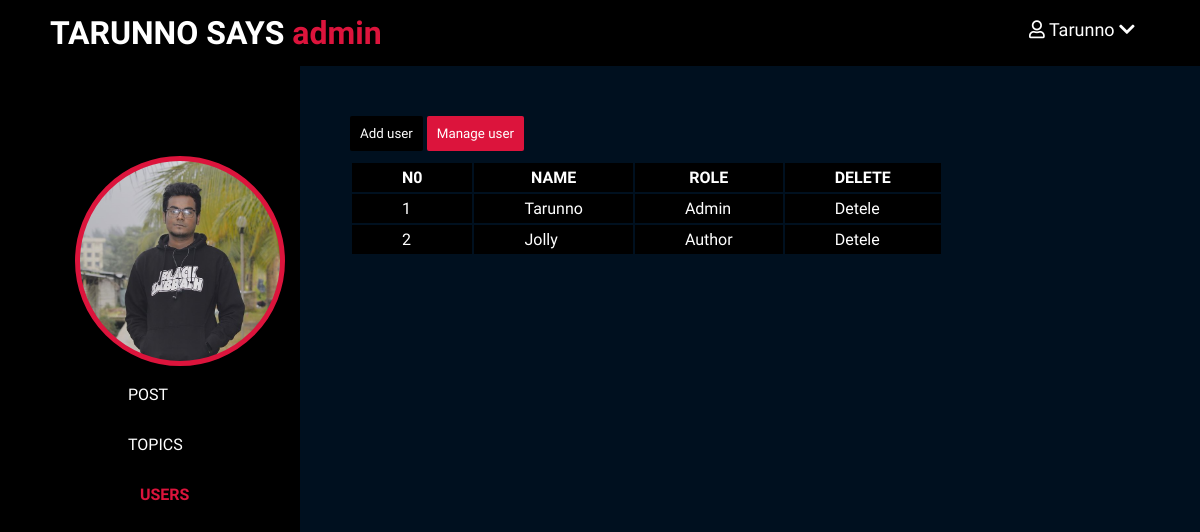
Screenshot of /admin/users/index.php (signed in) with the database file from the repository.
### tables this page shows
CREATE TABLE `users` (
  `id` int(11) NOT NULL,
  `admin` tinyint(4) NOT NULL,
  `username` varchar(256) NOT NULL,
  `email` varchar(256) NOT NULL,
  `password` varchar(256) NOT NULL,
  `users_create_time` timestamp NOT NULL DEFAULT current_timestamp(),
  `profile_img_status` varchar(256) NOT NULL
);

### includes/db.inc.php (called while the page is built, shortened)
<?php
	require 'connect.inc.php';
	function selectAll($table, $conditions = []){
		global $con;
		$sql = "SELECT * FROM $table";
		if(empty($conditions)){
			$stmt = mysqli_stmt_init($con);
			mysqli_stmt_prepare($stmt, $sql);
			mysqli_stmt_execute($stmt);
			$result = mysqli_stmt_get_result($stmt);
			return $result;
		}
	}

### includes/users.inc.php (called while the page is built, shortened)
<?php
	$users = selectAll('users');

### admin/users/index.php (the view, shortened to what this page needs)
<?php include '../../includes/users.inc.php' ?>
<!DOCTYPE html>
<html lang="en" dir="ltr">
    <head>
        <link rel="stylesheet" href="https://cdnjs.cloudflare.com/ajax/libs/font-awesome/5.7.2/css/all.min.css"  />
        <link rel="stylesheet" href="../../css/index.css">
        <link rel="stylesheet" href="../../css/admin_user.css">
    </head>
    <body>
        <header>
            <div class="logo">
				<h1 class="logo-text"> TARUNNO SAYS <span style="color: crimson;"> admin </span> </h1>
            </div>
            <ul class="nav">
                <li id="user2">
                    <a href="#">
                        <i class="far fa-user"></i>
                        <?php echo $_SESSION['username']; ?>
                        <i class='fa fa-chevron-down' id="right2"></i>
                    </a>
                </li>
            </ul>
        </header>
        <div class="admin-container">
            <div class="admin-options">
				<?php
					if($_SESSION['profile_img_status'] == 1){
						echo '<div class="admin-pic" style="
							background-image: url(../../uploads/profile'.$_SESSION['id'].'.jpg);
							background-size: cover;
							backgroud-position: center; ">
						</div>';
					}
					else{
						echo '<div class="admin-pic" style="
							background-image: url(../../uploads/Default.png);
							background-size: cover;
							beckgroud-position: center; ">
						</div>';
					}
				?>
                <ul>
                    <li> <a href="../post/index.php"> POST </a> </li>
                    <li> <a href="../topics/index.php"> TOPICS</a> </li>
                    <li> <a href="../users/index.php" style="position: relative;
				    left: 40%; font-weight: bold; color: crimson;"> USERS </a> </li>
                </ul>
            </div>
            <div class="admin-edit">
                <div class="admin-edit-create">
                    <button type="button" name="button" class="add-post"> <a href="create.php"> Add user</a></button>
                    <button type="button" name="button" class="Manage-post" style="background: crimson;"> <a href="index.php">Manage user</a> </button>
                    <table>
                        <thead>
                            <th>N0</th>
                            <th>NAME</th>
                            <th>ROLE</th>
                            <th>DELETE</th>
                        </thead>
                        <tbody>
                            <?php
                                $i = 1;
                                while($row = mysqli_fetch_assoc($users)){
                                    echo '<tr><td>'.$i.'</td>
                                    <td>'.$row['username'].'</td>';
                                    if($row['admin'] == 1){
                                        echo '<td> Admin </td>';
                                    } else {
                                        echo '<td> Author </td>';
                                    }
                                    echo '<td> <a href="index.php?del_id='.$row['id'].'" class="detele">Detele</a> </td>';
                                    $i++;
                                }
                            ?>
                        </tbody>
                    </table>
                </div>
            </div>
        </div>
    </body>
</html>

### css/index.css (style rules this page uses)
* { padding: 0; margin: 0; }
.logo-text { margin-left: 20px; }
body { height: 100%; overflow-x: hidden; background-color: black; }
header { background-color: transparent; height: 66px; }
header * { font-family: 'Saira Condensed', sans-serif; color: #fff; }
header .logo { line-height: 66px; float: left; }
header ul { display: block; float: right; list-style: none; margin-right: 10px; }
header ul li { float: left; position: relative; }
header ul li a { display: block; text-decoration: none; padding: 19px; font-size: 18px; }
#user2 { width: 180px; }
#right2 { transition: .5s; }

### css/admin_user.css (style rules this page uses)
body { height: 100%; width: 100%; }
.logo { margin-left: 30px; }
header * { background-color: black; color: #fff; }
header { background-color: black; color: #fff; }
header ul li a { background-color: black; }
.admin-pic { border: 5px solid crimson; display: inline-block; width: 200px; height: 200px; margin-left: 25%; margin-top: 30%; border-radius: 200px; }
.admin-container { font-family: 'Saira Condensed', sans-serif; color: #fff; width: 100%; min-height: 100vh; height: 100%; }
.admin-options { width: 25%; float: left; min-height: 100vh; height: 100%; background-color: black; }
.admin-edit { width: 75%; float: left; height: 100%; min-height: 100vh; background-color: #00101f; }
.admin-options ul li { width: 100%; height: 50px; }
.admin-options ul li a { padding: 20px; font-family: 'Saira Condensed', sans-serif; color: #fff; position: relative; top: 30%; left: 36%; transform: translate(-50%, -50%); text-decoration: none; transition: .5s; }
.admin-edit button a { text-decoration: none; font-family: 'Saira Condensed', sans-serif; color: #fff; }
.admin-edit button { background-color: black; padding: 10px; border: none; border-radius: 2px; margin-bottom: 10px; }
.admin-edit table a { text-decoration: none; color: #fff; }
.admin-edit td, .admin-edit th { background-color: black; padding: 5px 50px 5px 50px; }
.admin-edit-create { width: 70%; height: 60%; padding: 50px; }

### rows the page displays
users: username "Tarunno", admin "Admin"
users: username "Jolly", admin "Author"

### other values shown
$_SESSION['username'] "Tarunno"
